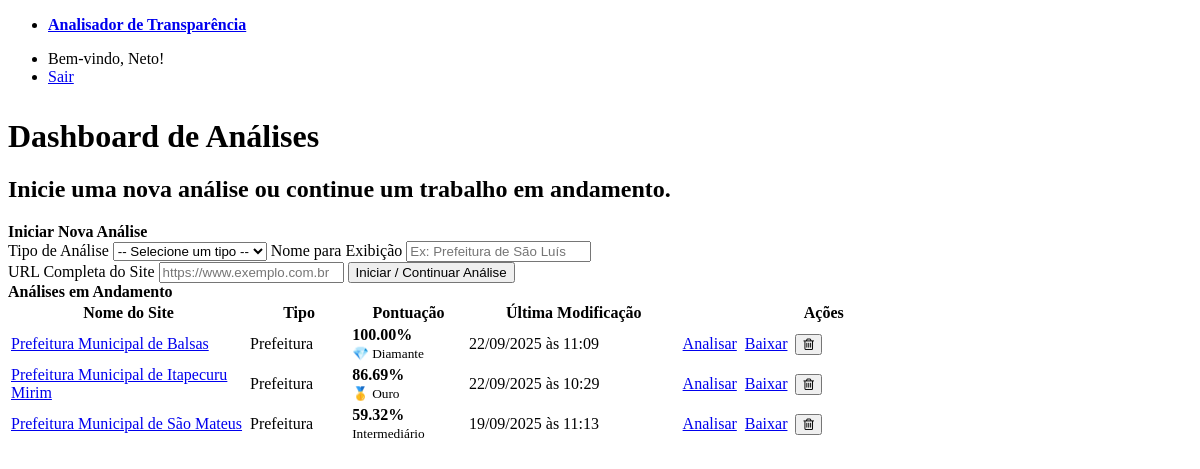
Page / (signed in) on the earlier database version.
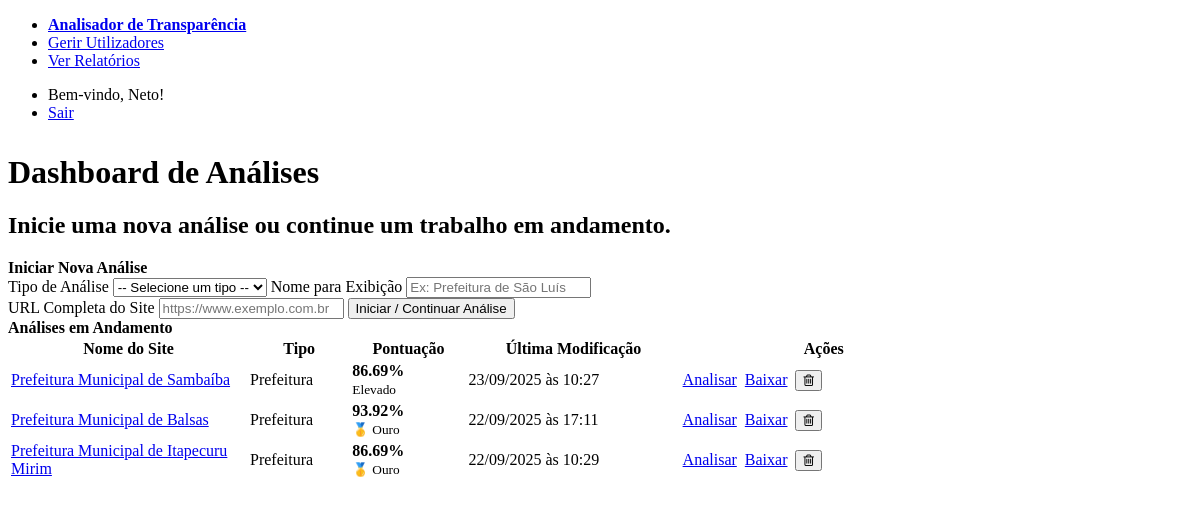
Same page on the later database version.
### tables this page shows
CREATE TABLE analises (
            id INTEGER PRIMARY KEY AUTOINCREMENT,
            username TEXT NOT NULL,
            site_url TEXT NOT NULL,
            site_nome TEXT,
            tipo_analise TEXT,
            respostas TEXT,
            last_modified TIMESTAMP
        );

### app.py (the view)
@app.route('/')
@login_required
def dashboard():
    analises = db.listar_analises_por_usuario(session['username'])
    matriz_completa = logic.carregar_criterios()
    for analise in analises:
        criterios_para_analise = matriz_completa.get(analise['tipo_analise'])
        score = 0
        selo = "Não iniciado"
        if criterios_para_analise and analise.get('respostas'):
            resultados = logic.calcular_indice_e_selo(analise['respostas'], criterios_para_analise)
            score = resultados['indice']
            selo = resultados['selo']
        analise['score'] = score
        analise['selo'] = selo
        if analise.get('last_modified'):
            dt_obj = datetime.strptime(analise['last_modified'].split('.')[0], '%Y-%m-%d %H:%M:%S')
            analise['last_modified_fmt'] = dt_obj.strftime('%d/%m/%Y às %H:%M')
        else:
            analise['last_modified_fmt'] = "N/A"
        analise['latest_report'] = db.get_latest_report(analise['id'])
    dados_grafico_selos = {
        "labels": [a['selo'] for a in analises if a['selo'] != "Não iniciado"],
        "data": [1 for a in analises if a['selo'] != "Não iniciado"]
    }
    selos_contagem = {}
    [selos_contagem.update({s: selos_contagem.get(s, 0) + 1}) for s in dados_grafico_selos['labels']]
    dados_grafico_selos = {"labels": list(selos_contagem.keys()), "data": list(selos_contagem.values())}
    scores_por_tipo = {
        "Prefeitura": [a['score'] for a in analises if a['tipo_analise'] == 'Prefeitura'],
        "Câmara": [a['score'] for a in analises if a['tipo_analise'] == 'Câmara']
    }
    media_prefeitura = sum(scores_por_tipo["Prefeitura"]) / len(scores_por_tipo["Prefeitura"]) if scores_por_tipo["Prefeitura"] else 0
    media_camara = sum(scores_por_tipo["Câmara"]) / len(scores_por_tipo["Câmara"]) if scores_por_tipo["Câmara"] else 0
    dados_grafico_medias = {"labels": ["Prefeitura", "Câmara"], "data": [media_prefeitura, media_camara]}
    return render_template('dashboard.html', analises=analises, dados_grafico_selos=dados_grafico_selos, dados_grafico_medias=dados_grafico_medias)

### app.py (called while the page is built)
def login_required(f):
    @wraps(f)
    def decorated_function(*args, **kwargs):
        if 'username' not in session:
            flash('Por favor, faça login para aceder a esta página.', 'warning')
            return redirect(url_for('login'))
        return f(*args, **kwargs)
    return decorated_function

### db.py (called while the page is built)
def dict_factory(cursor, row):
    d = {}
    for idx, col in enumerate(cursor.description):
        d[col[0]] = row[idx]
    return d

def listar_analises_por_usuario(username):
    conn = sqlite3.connect(DB_NAME, timeout=15)
    conn.row_factory = dict_factory
    cursor = conn.cursor()
    cursor.execute("SELECT id, site_url, site_nome, tipo_analise, last_modified, respostas FROM analises WHERE username = ? ORDER BY last_modified DESC", (username,))
    analises = cursor.fetchall()
    for analise in analises:
        analise['respostas'] = json.loads(analise['respostas']) if analise.get('respostas') else {}
    conn.close()
    return analises

def get_latest_report(analise_id):
    conn = sqlite3.connect(DB_NAME, timeout=15)
    conn.row_factory = dict_factory
    cursor = conn.cursor()
    cursor.execute("SELECT id, nome_arquivo FROM relatorios WHERE analise_id = ? ORDER BY data_geracao DESC LIMIT 1", (analise_id,))
    report = cursor.fetchone()
    conn.close()
    return report

### templates/dashboard.html (shortened to what this page needs)
{% extends "layout.html" %}
{% block content %}
    <hgroup>
        <h1>Dashboard de Análises</h1>
        <h2>Inicie uma nova análise ou continue um trabalho em andamento.</h2>
    </hgroup>
    <article>
        <header><strong>Iniciar Nova Análise</strong></header>
        <form action="{{ url_for('nova_analise') }}" method="post">
            <div class="grid">
                <label for="tipo_analise">
                    Tipo de Análise
                    <select id="tipo_analise" name="tipo_analise" required>
                        <option value="" disabled selected>-- Selecione um tipo --</option>
                    </select>
                </label>
                <label for="site_nome">
                    Nome para Exibição
                    <input type="text" id="site_nome" name="site_nome" placeholder="Ex: Prefeitura de São Luís" required>
                </label>
            </div>
            <label for="site_url">URL Completa do Site</label>
            <input type="url" id="site_url" name="site_url" placeholder="https://www.exemplo.com.br" required>
            <button type="submit">Iniciar / Continuar Análise</button>
        </form>
    </article>
    <article>
        <header><strong>Análises em Andamento</strong></header>
        <table>
            <thead>
                <tr>
                    <th style="width: 25%;">Nome do Site</th>
                    <th>Tipo</th>
                    <th>Pontuação</th>
                    <th>Última Modificação</th>
                    <th style="width: 30%; text-align: center;">Ações</th>
                </tr>
            </thead>
            <tbody>
                {% for analise in analises %}
                <tr>
                    <td>
                        <a href="{{ analise.site_url }}" target="_blank" title="{{ analise.site_url }}">
                            {{ analise.get('site_nome', analise.site_url) }}
                        </a>
                    </td>
                    <td>{{ analise.tipo_analise }}</td>
                    <td>
                        <strong>{{ "%.2f"|format(analise.score) }}%</strong><br>
                        <small>{{ analise.selo }}</small>
                    </td>
                    <td>{{ analise.last_modified_fmt }}</td>
                    <td>
                        <div style="display: inline-flex; justify-content: center; align-items: center; gap: 0.5rem;">
                            <a href="{{ url_for('pagina_analise', analise_id=analise.id) }}" role="button" class="outline sm">Analisar</a>
                            {% if analise.latest_report %}
                                <a href="{{ url_for('download_relatorio', relatorio_id=analise.latest_report.id) }}" role="button" class="sm">Baixar</a>
                            {% else %}
                                <a href="#" role="button" class="secondary sm" disabled>Baixar</a>
                            {% endif %}
                            <form action="{{ url_for('delete_analise', analise_id=analise.id) }}" method="post" style="margin: 0;"
                                  onsubmit="return confirm('Tem certeza que deseja apagar esta análise? Esta ação não pode ser desfeita.');">
                                <button type="submit" class="outline sm danger" title="Apagar Análise" style="margin: 0;">
                                    <i class="fa fa-trash-o" aria-hidden="true"></i>
                                </button>
                            </form>
                        </div>
                    </td>
                </tr>
                {% else %}
                <tr>
                    <td colspan="5">Nenhuma análise encontrada. Comece uma nova análise acima.</td>
                </tr>
                {% endfor %}
            </tbody>
        </table>
    </article>
{% endblock %}

### templates/layout.html (shortened to what this page needs)
<!DOCTYPE html>
<html lang="pt-br">
<head>
    <link rel="stylesheet" href="https://cdn.jsdelivr.net/npm/@picocss/pico@1/css/pico.min.css">
    <link rel="stylesheet" href="https://cdnjs.cloudflare.com/ajax/libs/font-awesome/4.7.0/css/font-awesome.min.css">
</head>
<body>
    <main class="container">
        {% if session.username %}
        <nav>
            <ul>
                <li><strong><a href="{{ url_for('dashboard') }}">Analisador de Transparência</a></strong></li>
                {% if session.is_admin %}
                    <li><a href="{{ url_for('admin_users') }}">Gerir Utilizadores</a></li>
                    <li><a href="{{ url_for('admin_reports') }}">Ver Relatórios</a></li>
                {% endif %}
            </ul>
            <ul>
                <li>Bem-vindo, {{ session.username }}!</li>
                <li><a href="{{ url_for('logout') }}" role="button" class="secondary outline">Sair</a></li>
            </ul>
        </nav>
        {% endif %}
        {% block content %}{% endblock %}
    </main>
</body>
</html>

### templates/layout.html (style rules this page uses)
body { padding-bottom: 5em; }
.container { max-width: 960px; }
nav { margin-bottom: 2em; }

Differences in the rows shown:
removed analises: get "Prefeitura Municipal de São Mateus", tipo_analise "Prefeitura", score "59.32", selo "Intermediário", last_modified_fmt "19/09/2025 às 11:13"
added analises: get "Prefeitura Municipal de Sambaíba", tipo_analise "Prefeitura", score "86.69", selo "Elevado", last_modified_fmt "23/09/2025 às 10:27"
changed analises "Prefeitura Municipal de Balsas": score "100.00" → "93.92"; selo "💎 Diamante" → "🥇 Ouro"; last_modified_fmt "22/09/2025 às 11:09" → "22/09/2025 às 17:11"
Other differences:
text now shown: "Gerir Utilizadores Ver Relatórios"
